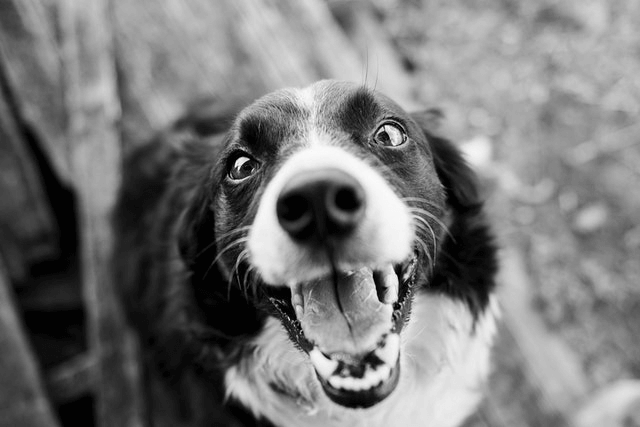
#> input picture Resources/dog.png, 640 x 427 px
$ python chapter6.py
#> lines starting #> are read from the running program, lines starting #| are printed output that depends on the picture
import cv2
import numpy as np

img = cv2.imread("Resources/dog.png")
#> img is the input picture: shape (427, 640, 3); min 2, max 250, mean 120.6

#USING NUMPY.HSTACK WE CAN PRESENT IMAGES TOGETHER
imgHor = np.hstack((img, img))
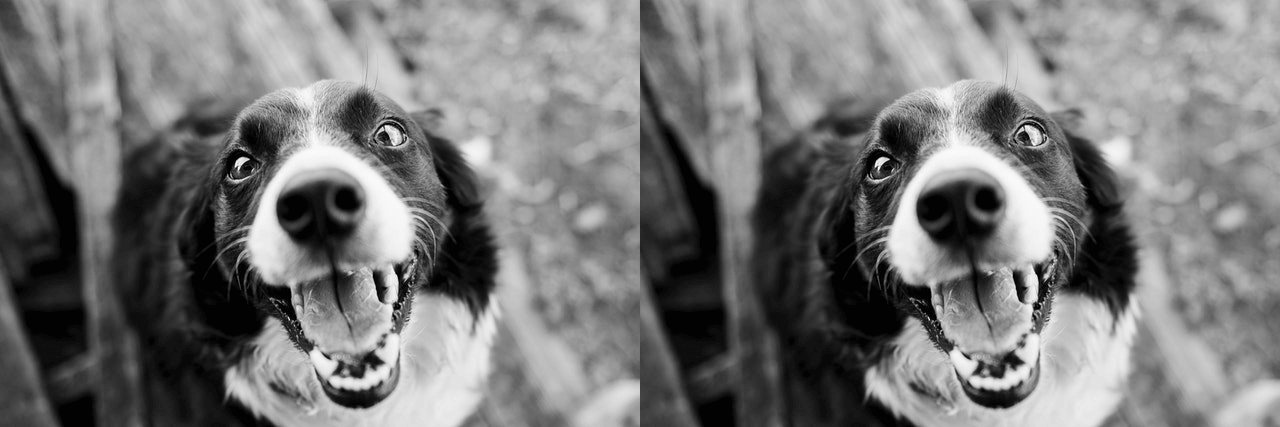
#> imgHor: shape (427, 1280, 3); min 2, max 250, mean 120.6
cv2.imshow("Horizontal Images", imgHor)

#VERTICAL
imgVert = np.vstack((img,img))
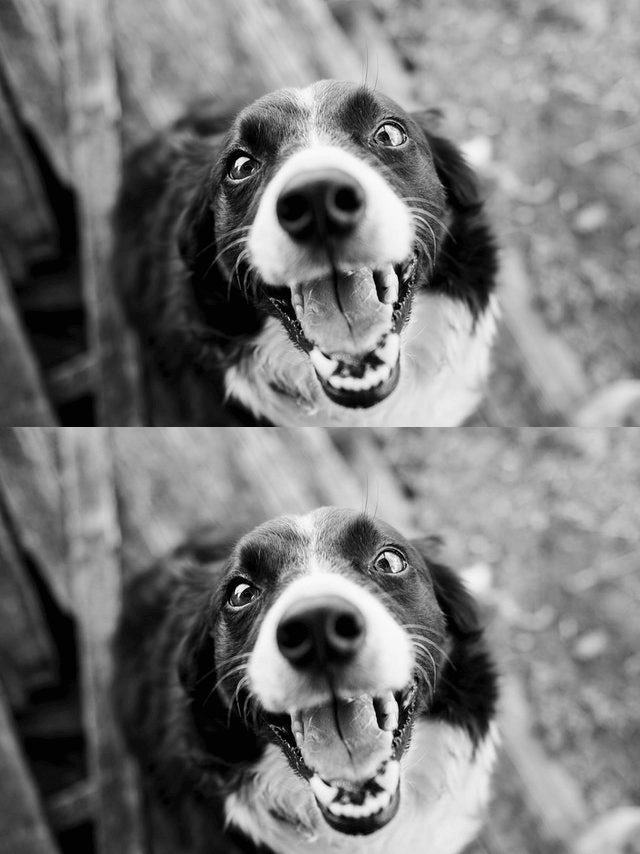
#> imgVert: shape (854, 640, 3); min 2, max 250, mean 120.6
cv2.imshow("Vertical Images", imgVert)

cv2.waitKey(0)

$ run again, with Resources/multiple_Faces.png copied over Resources/dog.png
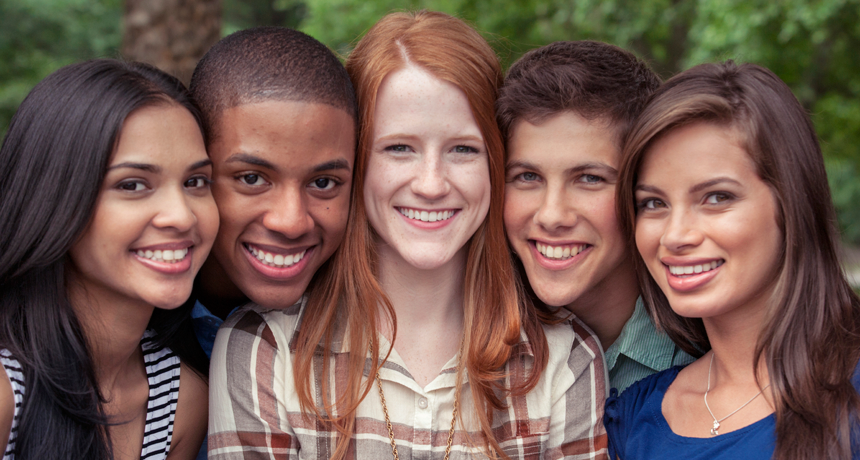
#> input picture Resources/multiple_Faces.png, 860 x 460 px
#> img is the input picture: shape (460, 860, 3); mean B, G, R 82.2, 90.8, 116.5
#> `imgHor = np.hstack((img, img))`:
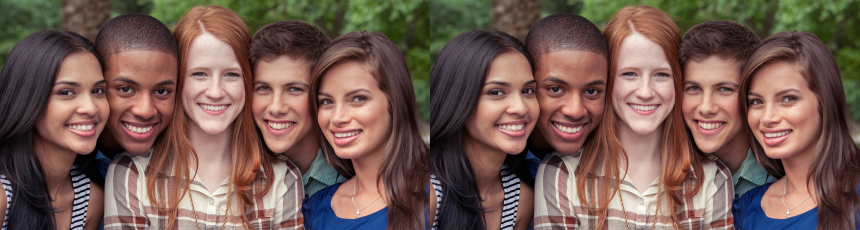
#> imgHor: shape (460, 1720, 3) (shown at 1/2 size); mean B, G, R 82.2, 90.8, 116.5
#> `imgVert = np.vstack((img,img))`:
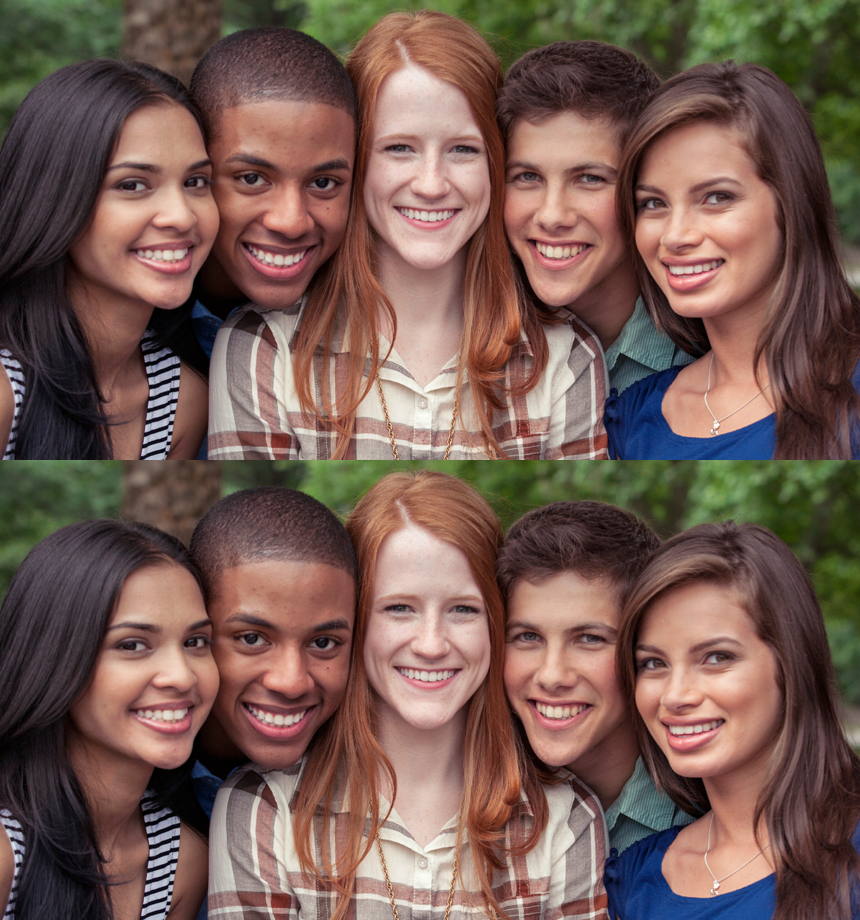
#> imgVert: shape (920, 860, 3); mean B, G, R 82.2, 90.8, 116.5
